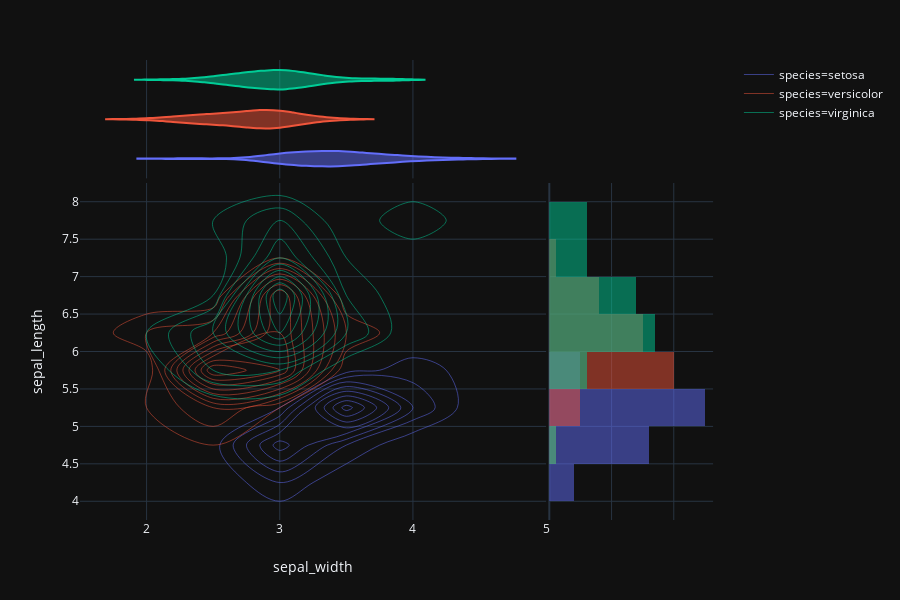

The notebook cell this image was saved under:
### Code cell
fig = px.density_contour(
    iris, 
    x="sepal_width",
    y="sepal_length", 
    color="species", 
    marginal_x="violin", 
    marginal_y="histogram",
    template = "plotly_dark"
)
fig.show()

### Figure 1 — Plotly figure (JSON) as saved in the notebook; plotly's stock layout.template omitted (floating-point values rounded to 4 significant figures)
{"data": [{"contours": {"coloring": "none"}, "hoverlabel": {"namelength": 0}, "hovertemplate": "species=setosa<br>sepal_width=%{x}<br>sepal_length=%{y}<br>count=%{z}", "legendgroup": "species=setosa", "line": {"color": "#636efa"}, "name": "species=setosa", "showlegend": true, "type": "histogram2dcontour", "x": [3.5, 3, 3.2, 3.1, 3.6, 3.9, 3.4, 3.4, 2.9, 3.1, 3.7, 3.4, 3, 3, 4, 4.4, 3.9, 3.5, 3.8, 3.8, 3.4, 3.7, 3.6, 3.3, 3.4, 3, 3.4, 3.5, 3.4, 3.2, 3.1, 3.4, 4.1, 4.2, 3.1, 3.2, 3.5, 3.1, 3, 3.4, 3.5, 2.3, 3.2, 3.5, 3.8, 3, 3.8, 3.2, 3.7, 3.3], "xaxis": "x", "xbingroup": "x", "y": [5.1, 4.9, 4.7, 4.6, 5, 5.4, 4.6, 5, 4.4, 4.9, 5.4, 4.8, 4.8, 4.3, 5.8, 5.7, 5.4, 5.1, 5.7, 5.1, 5.4, 5.1, 4.6, 5.1, 4.8, 5, 5, 5.2, 5.2, 4.7, 4.8, 5.4, 5.2, 5.5, 4.9, 5, 5.5, 4.9, 4.4, 5.1, 5, 4.5, 4.4, 5, 5.1, 4.8, 5.1, 4.6, 5.3, 5], "yaxis": "y", "ybingroup": "y"}, {"alignmentgroup": "True", "hoverlabel": {"namelength": 0}, "hovertemplate": "species=setosa<br>sepal_width=%{x}", "legendgroup": "species=setosa", "line": {"color": "#636efa"}, "name": "species=setosa", "offsetgroup": "species=setosa", "scalegroup": "x", "showlegend": false, "type": "violin", "x": [3.5, 3, 3.2, 3.1, 3.6, 3.9, 3.4, 3.4, 2.9, 3.1, 3.7, 3.4, 3, 3, 4, 4.4, 3.9, 3.5, 3.8, 3.8, 3.4, 3.7, 3.6, 3.3, 3.4, 3, 3.4, 3.5, 3.4, 3.2, 3.1, 3.4, 4.1, 4.2, 3.1, 3.2, 3.5, 3.1, 3, 3.4, 3.5, 2.3, 3.2, 3.5, 3.8, 3, 3.8, 3.2, 3.7, 3.3], "xaxis": "x3", "yaxis": "y3"}, {"alignmentgroup": "True", "bingroup": "y", "hoverlabel": {"namelength": 0}, "hovertemplate": "species=setosa<br>sepal_length=%{y}<br>count=%{x}", "legendgroup": "species=setosa", "marker": {"color": "#636efa"}, "name": "species=setosa", "offsetgroup": "species=setosa", "opacity": 0.5, "showlegend": false, "type": "histogram", "xaxis": "x2", "y": [5.1, 4.9, 4.7, 4.6, 5, 5.4, 4.6, 5, 4.4, 4.9, 5.4, 4.8, 4.8, 4.3, 5.8, 5.7, 5.4, 5.1, 5.7, 5.1, 5.4, 5.1, 4.6, 5.1, 4.8, 5, 5, 5.2, 5.2, 4.7, 4.8, 5.4, 5.2, 5.5, 4.9, 5, 5.5, 4.9, 4.4, 5.1, 5, 4.5, 4.4, 5, 5.1, 4.8, 5.1, 4.6, 5.3, 5], "yaxis": "y2"}, {"contours": {"coloring": "none"}, "hoverlabel": {"namelength": 0}, "hovertemplate": "species=versicolor<br>sepal_width=%{x}<br>sepal_length=%{y}<br>count=%{z}", "legendgroup": "species=versicolor", "line": {"color": "#EF553B"}, "name": "species=versicolor", "showlegend": true, "type": "histogram2dcontour", "x": [3.2, 3.2, 3.1, 2.3, 2.8, 2.8, 3.3, 2.4, 2.9, 2.7, 2, 3, 2.2, 2.9, 2.9, 3.1, 3, 2.7, 2.2, 2.5, 3.2, 2.8, 2.5, 2.8, 2.9, 3, 2.8, 3, 2.9, 2.6, 2.4, 2.4, 2.7, 2.7, 3, 3.4, 3.1, 2.3, 3, 2.5, 2.6, 3, 2.6, 2.3, 2.7, 3, 2.9, 2.9, 2.5, 2.8], "xaxis": "x", "xbingroup": "x", "y": [7, 6.4, 6.9, 5.5, 6.5, 5.7, 6.3, 4.9, 6.6, 5.2, 5, 5.9, 6, 6.1, 5.6, 6.7, 5.6, 5.8, 6.2, 5.6, 5.9, 6.1, 6.3, 6.1, 6.4, 6.6, 6.8, 6.7, 6, 5.7, 5.5, 5.5, 5.8, 6, 5.4, 6, 6.7, 6.3, 5.6, 5.5, 5.5, 6.1, 5.8, 5, 5.6, 5.7, 5.7, 6.2, 5.1, 5.7], "yaxis": "y", "ybingroup": "y"}, {"alignmentgroup": "True", "hoverlabel": {"namelength": 0}, "hovertemplate": "species=versicolor<br>sepal_width=%{x}", "legendgroup": "species=versicolor", "line": {"color": "#EF553B"}, "name": "species=versicolor", "offsetgroup": "species=versicolor", "scalegroup": "x", "showlegend": false, "type": "violin", "x": [3.2, 3.2, 3.1, 2.3, 2.8, 2.8, 3.3, 2.4, 2.9, 2.7, 2, 3, 2.2, 2.9, 2.9, 3.1, 3, 2.7, 2.2, 2.5, 3.2, 2.8, 2.5, 2.8, 2.9, 3, 2.8, 3, 2.9, 2.6, 2.4, 2.4, 2.7, 2.7, 3, 3.4, 3.1, 2.3, 3, 2.5, 2.6, 3, 2.6, 2.3, 2.7, 3, 2.9, 2.9, 2.5, 2.8], "xaxis": "x3", "yaxis": "y3"}, {"alignmentgroup": "True", "bingroup": "y", "hoverlabel": {"namelength": 0}, "hovertemplate": "species=versicolor<br>sepal_length=%{y}<br>count=%{x}", "legendgroup": "species=versicolor", "marker": {"color": "#EF553B"}, "name": "species=versicolor", "offsetgroup": "species=versicolor", "opacity": 0.5, "showlegend": false, "type": "histogram", "xaxis": "x2", "y": [7, 6.4, 6.9, 5.5, 6.5, 5.7, 6.3, 4.9, 6.6, 5.2, 5, 5.9, 6, 6.1, 5.6, 6.7, 5.6, 5.8, 6.2, 5.6, 5.9, 6.1, 6.3, 6.1, 6.4, 6.6, 6.8, 6.7, 6, 5.7, 5.5, 5.5, 5.8, 6, 5.4, 6, 6.7, 6.3, 5.6, 5.5, 5.5, 6.1, 5.8, 5, 5.6, 5.7, 5.7, 6.2, 5.1, 5.7], "yaxis": "y2"}, {"contours": {"coloring": "none"}, "hoverlabel": {"namelength": 0}, "hovertemplate": "species=virginica<br>sepal_width=%{x}<br>sepal_length=%{y}<br>count=%{z}", "legendgroup": "species=virginica", "line": {"color": "#00cc96"}, "name": "species=virginica", "showlegend": true, "type": "histogram2dcontour", "x": [3.3, 2.7, 3, 2.9, 3, 3, 2.5, 2.9, 2.5, 3.6, 3.2, 2.7, 3, 2.5, 2.8, 3.2, 3, 3.8, 2.6, 2.2, 3.2, 2.8, 2.8, 2.7, 3.3, 3.2, 2.8, 3, 2.8, 3, 2.8, 3.8, 2.8, 2.8, 2.6, 3, 3.4, 3.1, 3, 3.1, 3.1, 3.1, 2.7, 3.2, 3.3, 3, 2.5, 3, 3.4, 3], "xaxis": "x", "xbingroup": "x", "y": [6.3, 5.8, 7.1, 6.3, 6.5, 7.6, 4.9, 7.3, 6.7, 7.2, 6.5, 6.4, 6.8, 5.7, 5.8, 6.4, 6.5, 7.7, 7.7, 6, 6.9, 5.6, 7.7, 6.3, 6.7, 7.2, 6.2, 6.1, 6.4, 7.2, 7.4, 7.9, 6.4, 6.3, 6.1, 7.7, 6.3, 6.4, 6, 6.9, 6.7, 6.9, 5.8, 6.8, 6.7, 6.7, 6.3, 6.5, 6.2, 5.9], "yaxis": "y", "ybingroup": "y"}, {"alignmentgroup": "True", "hoverlabel": {"namelength": 0}, "hovertemplate": "species=virginica<br>sepal_width=%{x}", "legendgroup": "species=virginica", "line": {"color": "#00cc96"}, "name": "species=virginica", "offsetgroup": "species=virginica", "scalegroup": "x", "showlegend": false, "type": "violin", "x": [3.3, 2.7, 3, 2.9, 3, 3, 2.5, 2.9, 2.5, 3.6, 3.2, 2.7, 3, 2.5, 2.8, 3.2, 3, 3.8, 2.6, 2.2, 3.2, 2.8, 2.8, 2.7, 3.3, 3.2, 2.8, 3, 2.8, 3, 2.8, 3.8, 2.8, 2.8, 2.6, 3, 3.4, 3.1, 3, 3.1, 3.1, 3.1, 2.7, 3.2, 3.3, 3, 2.5, 3, 3.4, 3], "xaxis": "x3", "yaxis": "y3"}, {"alignmentgroup": "True", "bingroup": "y", "hoverlabel": {"namelength": 0}, "hovertemplate": "species=virginica<br>sepal_length=%{y}<br>count=%{x}", "legendgroup": "species=virginica", "marker": {"color": "#00cc96"}, "name": "species=virginica", "offsetgroup": "species=virginica", "opacity": 0.5, "showlegend": false, "type": "histogram", "xaxis": "x2", "y": [6.3, 5.8, 7.1, 6.3, 6.5, 7.6, 4.9, 7.3, 6.7, 7.2, 6.5, 6.4, 6.8, 5.7, 5.8, 6.4, 6.5, 7.7, 7.7, 6, 6.9, 5.6, 7.7, 6.3, 6.7, 7.2, 6.2, 6.1, 6.4, 7.2, 7.4, 7.9, 6.4, 6.3, 6.1, 7.7, 6.3, 6.4, 6, 6.9, 6.7, 6.9, 5.8, 6.8, 6.7, 6.7, 6.3, 6.5, 6.2, 5.9], "yaxis": "y2"}], "layout": {"barmode": "overlay", "height": 600, "legend": {"tracegroupgap": 0}, "margin": {"t": 60}, "xaxis": {"anchor": "y", "domain": [0, 0.7215], "title": {"text": "sepal_width"}}, "xaxis2": {"anchor": "y2", "domain": [0.7265, 0.98], "matches": "x2", "showgrid": true, "showticklabels": false}, "xaxis3": {"anchor": "y3", "domain": [0, 0.7215], "matches": "x", "showgrid": true, "showticklabels": false}, "xaxis4": {"anchor": "y4", "domain": [0.7265, 0.98], "matches": "x2", "showgrid": true, "showticklabels": false}, "yaxis": {"anchor": "x", "domain": [0, 0.7326], "title": {"text": "sepal_length"}}, "yaxis2": {"anchor": "x2", "domain": [0, 0.7326], "matches": "y", "showgrid": true, "showticklabels": false}, "yaxis3": {"anchor": "x3", "domain": [0.7426, 1], "matches": "y3", "showgrid": false, "showticklabels": false}, "yaxis4": {"anchor": "x4", "domain": [0.7426, 1], "matches": "y3", "showgrid": true, "showticklabels": false}}}
